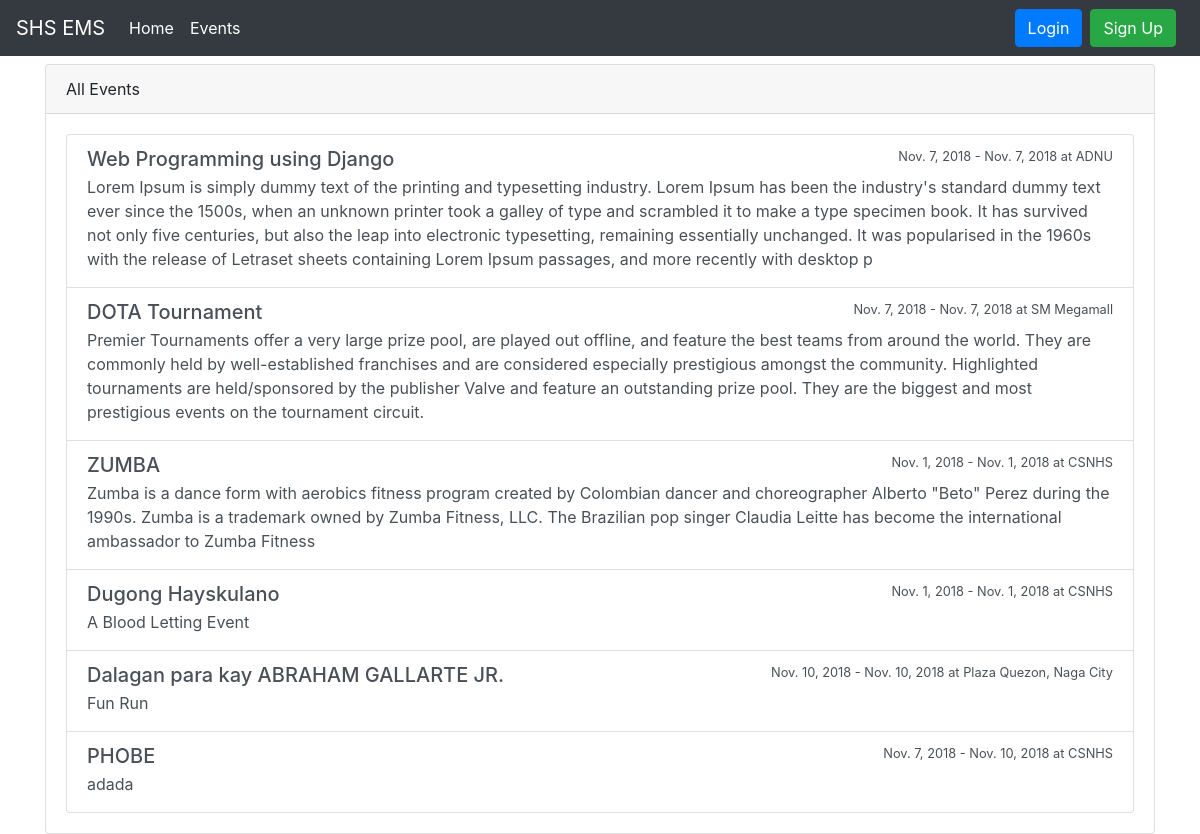
Screenshot of /events/ with the database file from the repository.
### events/models.py (models this page shows, shortened)
class Event(models.Model):
    name = models.CharField("Name of Event", max_length = 100, default = "")
    description = models.TextField("Description", max_length = 2000, blank = True)
    max_slots = models.IntegerField("Max Slots", blank = True, null = True)
    date_from = models.DateField("Start Date")
    date_to = models.DateField("End Date")
    time_from = models.TimeField("Start Time")
    time_to = models.TimeField("End Time")
    venue = models.CharField("Venue", max_length = 100)
    date_created = models.DateTimeField("Date Created", auto_now_add = True)
    creator = models.ForeignKey(to="users.Participant", on_delete = models.CASCADE)

### events/views.py (the view)
# urls.py: path("events/", EventListView.as_view(), name="event_list"),
class EventListView(ListView):
    model = Event
    template_name = "event_list.html"
    context_object_name = "event_list"

### templates/event_list.html (shortened to what this page needs)
{% extends "base.html" %}
{% block content %}
<div class="list-group">
    <div class="card mt-2">
            <div class="card-header">
              All Events
            </div>
            <div class="card-body">
              <div class="list-group">
                    {% for event in event_list %}
                    <a href="{% url 'event_detail' event.pk %}" class="list-group-item list-group-item-action flex-column align-items-start">
                      <div class="d-flex w-100 justify-content-between">
                        <h5 class="mb-1">{{ event.name }}</h5>
                        <small>{{ event.date_from }} - {{ event.date_to }} at {{ event.venue }}</small>
                      </div>
                      <p class="mb-1">{{ event.description | slice:":500"}}</p>
                    </a>
            {% endfor %}
        </div>
    </div>
</div>
{% endblock %}

### rows the page displays
Event: name "Web Programming using Django", date_from "Nov. 7, 2018", date_to "Nov. 7, 2018", venue "ADNU", description "Lorem Ipsum is simply dummy text of the printing and typesetting industry. Lorem Ipsum has been the industry's standard dummy text ever since the 1500s, when an unknown printer took a galley of type and scrambled it to make a type specimen book. It has survived not only five centuries, but also the leap into electronic typesetting, remaining essentially unchanged. It was popularised in the 1960s with the release of Letraset sheets containing Lorem Ipsum passages, and more recently with desktop p"
Event: name "DOTA Tournament", date_from "Nov. 7, 2018", date_to "Nov. 7, 2018", venue "SM Megamall", description "Premier Tournaments offer a very large prize pool, are played out offline, and feature the best teams from around the world. They are commonly held by well-established franchises and are considered especially prestigious amongst the community. Highlighted tournaments are held/sponsored by the publisher Valve and feature an outstanding prize pool. They are the biggest and most prestigious events on the tournament circuit."
Event: name "ZUMBA", date_from "Nov. 1, 2018", date_to "Nov. 1, 2018", venue "CSNHS", description "Zumba is a dance form with aerobics fitness program created by Colombian dancer and choreographer Alberto \"Beto\" Perez during the 1990s. Zumba is a trademark owned by Zumba Fitness, LLC. The Brazilian pop singer Claudia Leitte has become the international ambassador to Zumba Fitness"
Event: name "Dugong Hayskulano", date_from "Nov. 1, 2018", date_to "Nov. 1, 2018", venue "CSNHS", description "A Blood Letting Event"
Event: name "Dalagan para kay ABRAHAM GALLARTE JR.", date_from "Nov. 10, 2018", date_to "Nov. 10, 2018", venue "Plaza Quezon, Naga City", description "Fun Run"
Event: name "PHOBE", date_from "Nov. 7, 2018", date_to "Nov. 10, 2018", venue "CSNHS", description "adada"
